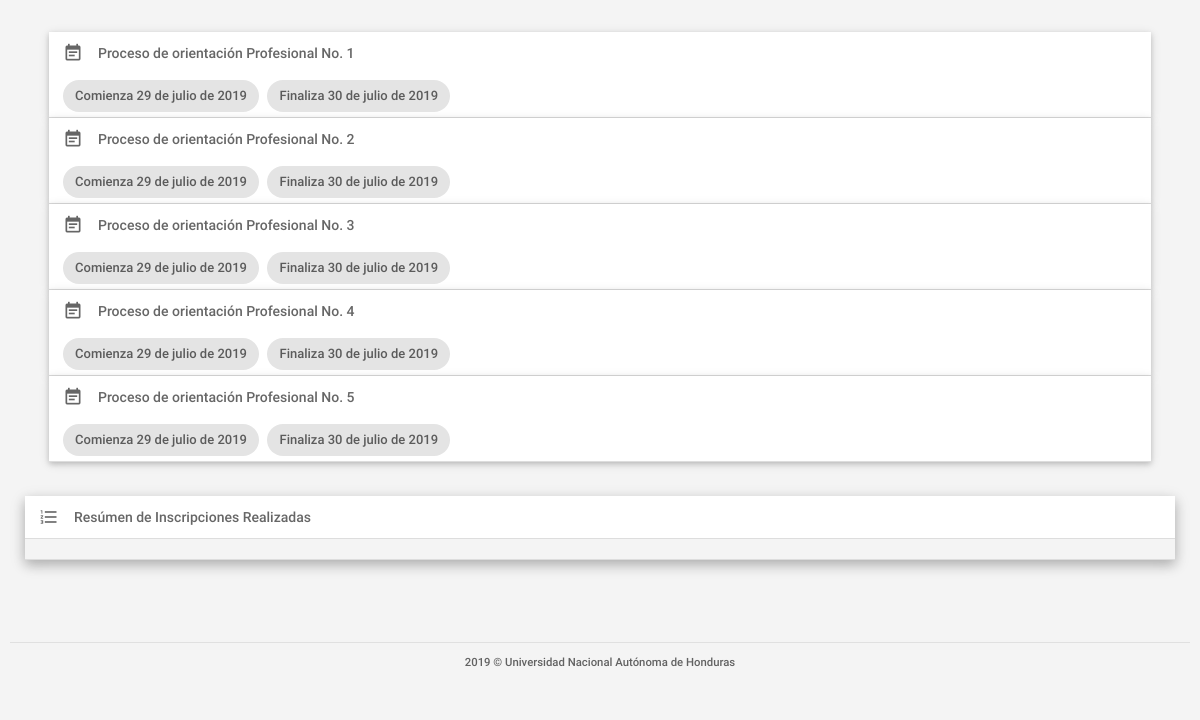
The page /inscripciones.php on the database as committed earlier.
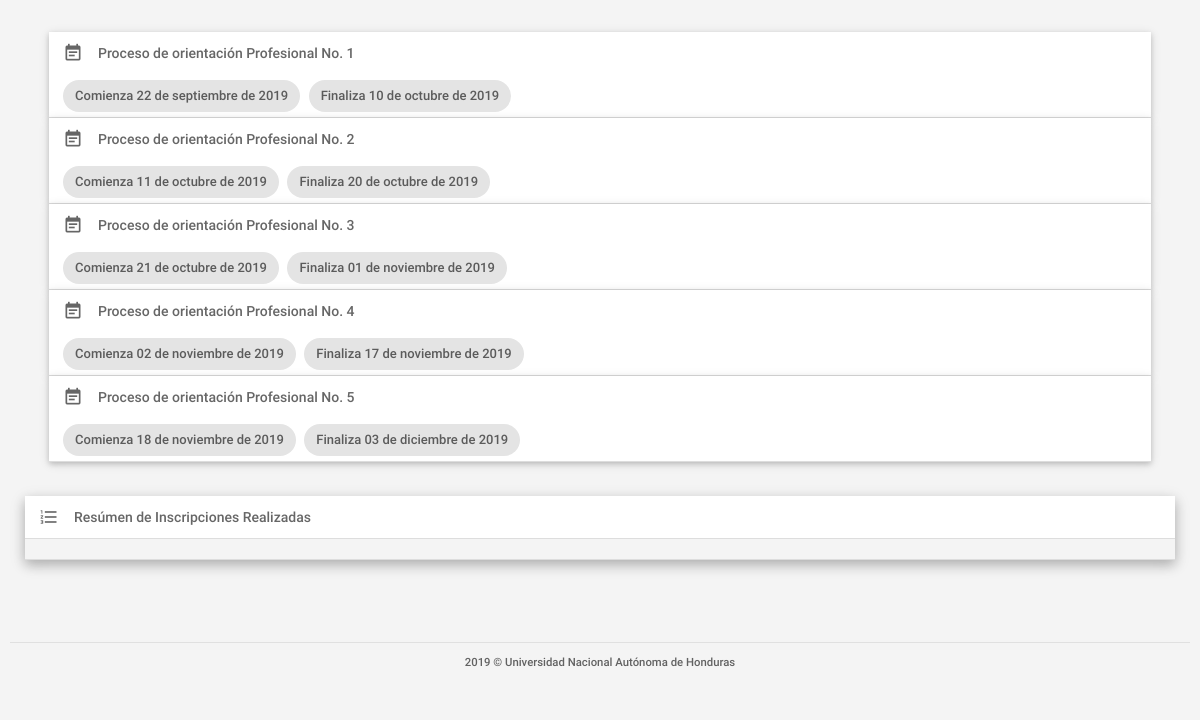
The same page on the database as committed later.
### tables this page shows
CREATE TABLE IF NOT EXISTS `tbl_procesos` (
  `idprocesos` INT NOT NULL,
  `fechainicio` DATETIME NULL,
  `fechafinal` DATETIME NULL,
  `fechainiciotestlinea` DATETIME NULL,
  `fechafinaltestlinea` DATETIME NULL,
  `urltestlinea1` VARCHAR(300) NULL,
  `urltestline2` VARCHAR(300) NULL,
  `clavetest` VARCHAR(100) NULL,
  `fechainicioentrevista` DATETIME NULL,
  `fechafinentrevista` DATETIME NULL,
  `fechainiciodevuelveresultado` DATETIME NULL,
  `fechafindevuelveresultado` DATETIME NULL,
  `estado` VARCHAR(45) NULL,
  PRIMARY KEY (`idprocesos`));

### assets/clases/class_conexion.php (called while the page is built, shortened)
<?php
	class Conexion{
		private $usuario = "root";
		private $contraseña = "oracle123";
		private $host = "localhost";
		private $baseDatos = "db_formacion";
		private $puerto = "3306";
		private $link;
		public function establecerConexion(){
			$this->link = mysqli_connect($this->host,$this->usuario,$this->contraseña,$this->baseDatos,$this->puerto);
			$this->link->set_charset("utf8");
		}
		public function ejecutarInstruccion($sql){
			return mysqli_query($this->link, $sql);
		}
	}
?>

### inscripciones.php (the view, shortened to what this page needs)
<?php
    require('./assets/clases/class_conexion.php');
    $mysql = new Conexion();
    $query=$mysql->ejecutarInstruccion("
    select *, DATE_FORMAT(fechainicio, '%d de %M de %Y') as FI, DATE_FORMAT(fechafinal, '%d de %M de %Y') as FF from tbl_procesos
    ");
?>
<!DOCTYPE html>
<html lang="es">
<head>
    <link type="text/css" rel="stylesheet" href="assets/plugins/materialize/css/materialize.min.css" />
    <link href="assets/css/materialize_Icons.css" rel="stylesheet">
    <link href="assets/css/alpha.css" rel="stylesheet" type="text/css" />
    <link href="assets/css/custom.css" rel="stylesheet" type="text/css" />
    <link href="assets/css/gestionar_Usuarios.css" rel="stylesheet" type="text/css">
    <link href="assets/plugins/sweetalert/sweetalert.css" rel="stylesheet" type="text/css" />
    <link href="assets/plugins/material-preloader/css/materialPreloader.min.css" rel="stylesheet">
    <link href="assets/css/inscripciones.css" rel="stylesheet">
</head>
<body>
    <div class="mn-content">
        <main class="mn-inner">
            <div class="row">
                <ul class="collapsible popout procesos" data-collapsible="accordion">
                    <?php
                        while($datos = mysqli_fetch_array($query))
                        {
                    ?>
                    <li  >
                        <div class="collapsible-header" <?php echo 'onclick="getSecciones('.$datos["idprocesos"].',this)"' ?>>
                        <i class="material-icons">event_note</i>
                            Proceso de orientación Profesional No. <?php echo $datos["idprocesos"]; ?><br>
                            <div class="chip">Comienza <?php echo $datos["FI"]; ?></div>
                            <div class="chip">Finaliza <?php echo $datos["FF"]; ?></div>
                        </div>
                    </li>
                    <?php
                    }
                    ?>
                </ul>
            </div>
            <div class="row">
                <ul class="collapsible popout" data-collapsible="accordion" id="div_secciones_matriculadas">
                    <li>
                        <div class="collapsible-header active">
                            <i class="material-icons">format_list_numbered</i>
                            Resúmen de Inscripciones Realizadas
                        </div>
                        <div class="collapsible-body">
                    </li>
                </ul>
            </div>
        </main>
        <div id="div-piePagina"></div>
    </div>
    <div class="left-sidebar-hover"></div>
</body>
</html>

Rows that differ between the two databases and show on the page:
changed tbl_procesos id 1: FI "29 de julio de 2019" → "22 de septiembre de 2019"; FF "30 de julio de 2019" → "10 de octubre de 2019"
changed tbl_procesos id 2: FI "29 de julio de 2019" → "11 de octubre de 2019"; FF "30 de julio de 2019" → "20 de octubre de 2019"
changed tbl_procesos id 3: FI "29 de julio de 2019" → "21 de octubre de 2019"; FF "30 de julio de 2019" → "01 de noviembre de 2019"
changed tbl_procesos id 4: FI "29 de julio de 2019" → "02 de noviembre de 2019"; FF "30 de julio de 2019" → "17 de noviembre de 2019"
changed tbl_procesos id 5: FI "29 de julio de 2019" → "18 de noviembre de 2019"; FF "30 de julio de 2019" → "03 de diciembre de 2019"
